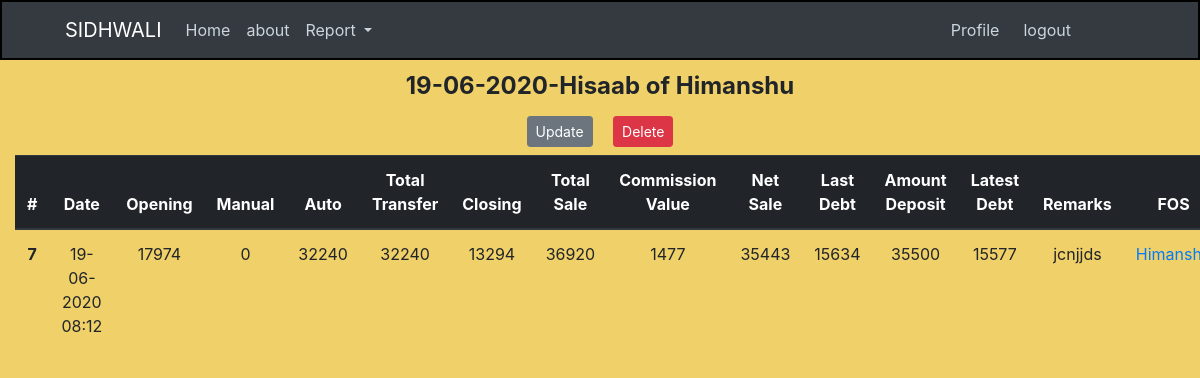
The app's page /home/hisaab/report/7 (signed in), older data.
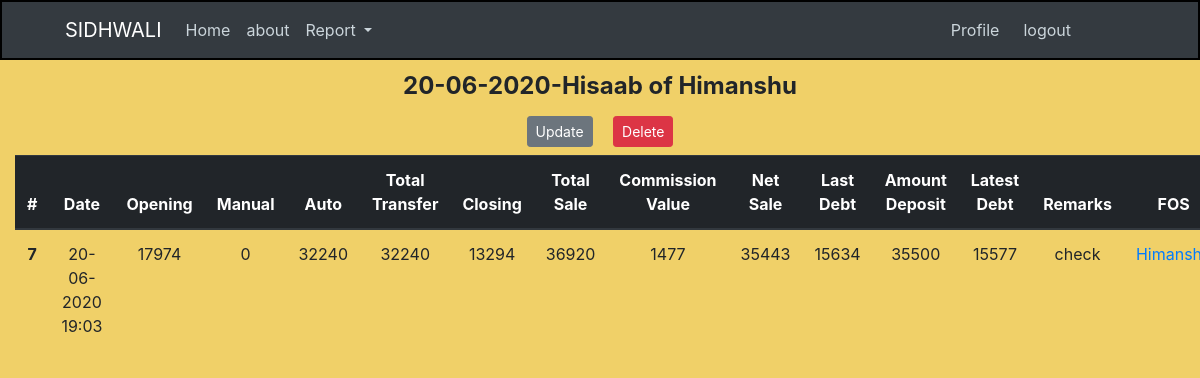
The same page, newer data.
### crm/models.py (models this page shows, shortened)
class Hisaab(db.Model):
    id = db.Column(db.Integer, primary_key=True)
    date = db.Column(db.DateTime, nullable=False, default=datetime.now)
    open_bal = db.Column(db.Integer, nullable=False, default=0)
    manual_trans = db.Column(db.Integer, nullable=False, default=0)
    auto_trans = db.Column(db.Integer, nullable=False, default=0)
    closing = db.Column(db.Integer, nullable=False, default=0)
    total_trans = db.Column(db.Integer, default=0)
    total_sale = db.Column(db.Integer, default=0)
    commission_value = db.Column(db.Integer, default=0)
    net_sale = db.Column(db.Integer, default=0)
    last_debt = db.Column(db.Integer, nullable=False, default=0)
    amt_received = db.Column(db.Integer, nullable=False, default=0)
    latest_debt = db.Column(db.Integer, default=0)
    remarks = db.Column(db.Text, nullable=False)
    user_id = db.Column(db.Integer, db.ForeignKey("user.id"), nullable=False)

### crm/routes.py (the view)
@app.route("/home/hisaab/report/<int:hisaab_id>")
@login_required
def single_hisaab(hisaab_id):
    hisaab = Hisaab.query.get_or_404(hisaab_id)
    return render_template(
        "single_hisaab.html", title=hisaab.date, hisaab=hisaab, admin=admin
    )

### crm/models.py (called while the page is built)
@login_manager.user_loader
def load_user(user_id):
    return User.query.get(int(user_id))

### crm/templates/single_hisaab.html (shortened to what this page needs)
{% extends "index.html" %}
{% block content  %}
<div class="container-fluid text-center mt-2">
   <legend class=" font-weight-bold mb-1">{{ hisaab.date.strftime("%d-%m-%Y") }}-Hisaab of {{ hisaab.fos.username }}
   </legend>
   <div>
      <a href="{{ url_for('update_hisaab', hisaab_id=hisaab.id) }}" class="btn btn-secondary btn-sm m-2">Update</a>
      <button type="button" class="btn btn-danger btn-sm m-2" data-toggle="modal"
         data-target="#deleteModal">Delete</button>
   </div>
   <table class="table">
      <thead class="thead-dark">
         <tr>
            <th scope="col">#</th>
            <th scope="col">Date</th>
            <th scope="col">Opening</th>
            <th scope="col">Manual</th>
            <th scope="col">Auto</th>
            <th scope="col">Total Transfer</th>
            <th scope="col">Closing</th>
            <th scope="col">Total Sale</th>
            <th scope="col">Commission Value</th>
            <th scope="col">Net Sale</th>
            <th scope="col">Last Debt</th>
            <th scope="col">Amount Deposit</th>
            <th scope="col">Latest Debt</th>
            <th scope="col">Remarks</th>
            <th scope="col">FOS</th>
         </tr>
      </thead>
      <tbody>
         <tr>
            <th scope="row">{{ hisaab.id }}</th>
            <td>{{ hisaab.date.strftime("%d-%m-%Y %H:%M") }}</td>
            <td>{{ hisaab.open_bal }}</td>
            <td>{{ hisaab.manual_trans }}</td>
            <td>{{ hisaab.auto_trans }}</td>
            <td>{{ hisaab.total_trans }}</td>
            <td>{{ hisaab.closing }}</td>
            <td>{{ hisaab.total_sale }}</td>
            <td>{{ hisaab.commission_value }}</td>
            <td>{{ hisaab.net_sale }}</td>
            <td>{{ hisaab.last_debt }}</td>
            <td>{{ hisaab.amt_received }}</td>
            <td>{{ hisaab.latest_debt }}</td>
            <td>{{ hisaab.remarks }}</td>
            <td><a href="{{ url_for('user_hisaab', username=hisaab.fos.username) }}">{{ hisaab.fos.username }}</a></td>
         </tr>
      </tbody>
   </table>
   {% endblock content %}

Row changes from the older to the newer data that the page shows:
changed Hisaab id 7: date "19-06-2020" → "20-06-2020"; date "19-06-2020 08:12" → "20-06-2020 19:03"; remarks "jcnjjds" → "check"
